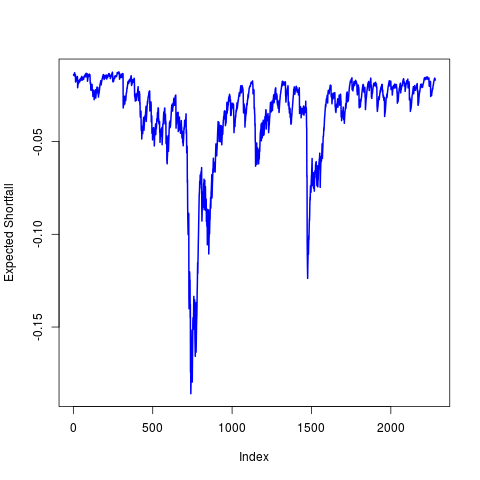

The script that drew this image:

# Load required packages
library("VGAM")
library("BMS")
library("expectreg")
library("fGarch")
library("numDeriv")
library("rootSolve")

#Uncomment to change your working directory
#setwd()

RiskLevel		= 0.01  #Predetermined Value at Risk level
Contamination	= 0  #between  0 and 1, 0 = Normal, 1 = Laplace
windowsize		= 250  #Estimation window size for the rolling window

Stock = read.csv('DataIndices.csv')
y = Stock[,4]
y = diff(log(y))
y = na.omit(y)

# pre-white data with a GARCH model
GARCHvola	= garchFit(~garch(1, 1), data = y)
ywhite		= y / volatility(GARCHvola)
yclean		= ywhite - mean(ywhite)

tau = function(alpha, delta = 0) {
  if (alpha < 1e-27) {
    return(0)
  }
  F = function(x) {
    (1 - delta) * pnorm(x) + delta * plaplace(x)
  }
  f = function(x) {
    grad(F, x)
  }
  inverse = function(f, lower = -100, upper = 100) {
    function(y) uniroot((function(x) f(x) - y), lower = lower, upper = upper)[1]
  }
  quantileFun = inverse(F)
  q = as.numeric(quantileFun(alpha))
  LPM = function(x) {
    x * (f(x))
  }
  LPMq = function(x) {
    integrate(LPM, -Inf, x)
  }
  tmp = as.numeric(LPMq(q)[1]) - q * alpha
  return(tmp / (2 * tmp + q))
}

ES = function(delta, alpha, sample) {
  funtau = sapply(alpha, tau, delta)
  etau = quantile(sample, alpha)
  return(etau + (etau - mean(sample))/(1 - 2 * funtau) * (funtau/alpha))
}

# Estimation, this can take up to a minute
ESresults = vector(length = (length(y) - windowsize + 1))
for (i in (1:(length(y) - windowsize + 1))) {
  ywindow = yclean[(i):(i + 249)]
  ESresults[i] = ES(Contamination, RiskLevel, ywindow) * volatility(GARCHvola)[i + 
    windowsize - 1]
}

plot(ESresults,ylab = "Expected Shortfall", type = "l", lwd=2, col = "blue")

# uncomment to save the results
# write.table(ESresults, file = "ESfromRollingWindow.csv", sep = ",")
# write.table(yclean, file = "StandardizedReturns.csv", sep = ",")
